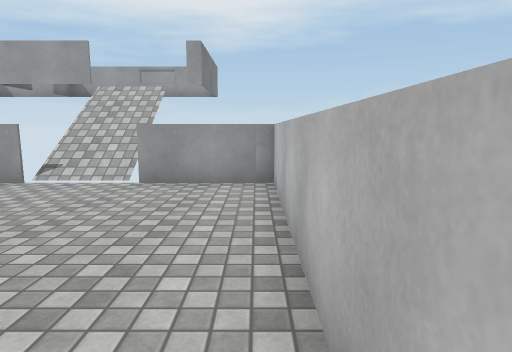
view 1 (above)

14 first-person views from a walk through a scene from a Unity 3-D project. The camera is 1.3 m above the floor, tilts 8° down and sees 75° across. The floor is counted in squares, 0.95 m on a side. Each view is taken from the middle of a square. On the plan, view 1 faces up. The plan holds only what a view shows up to about 15 squares ahead; the rest is blank. The player is left out. Surface patterns are stand-ins for the level's own textures.

view 2
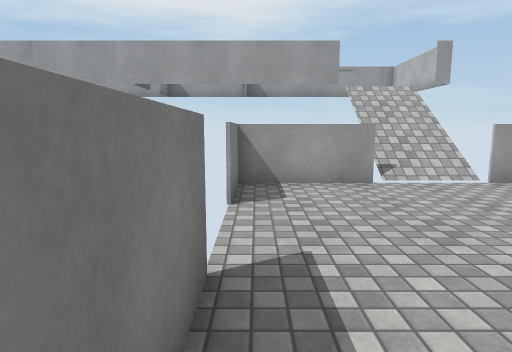

view 3
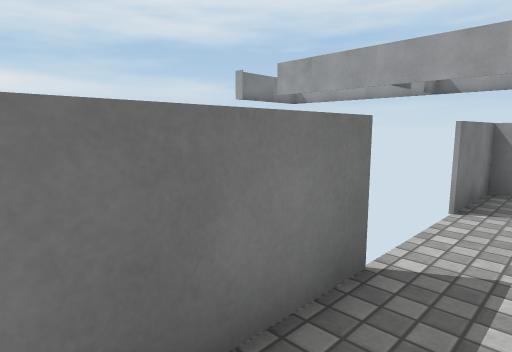

view 4
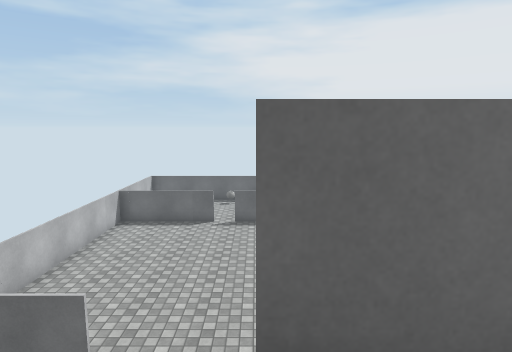

view 5
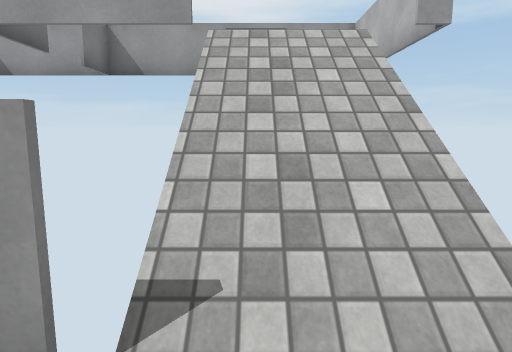

view 6
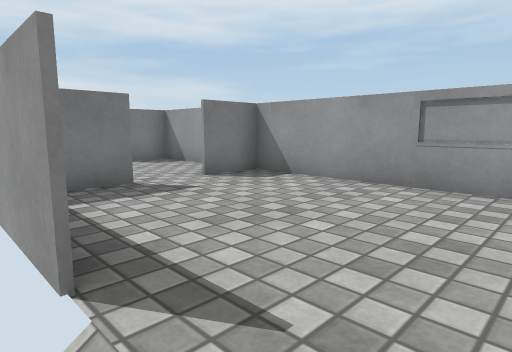

view 7
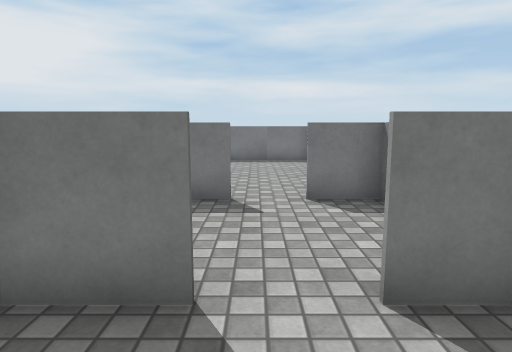

view 8
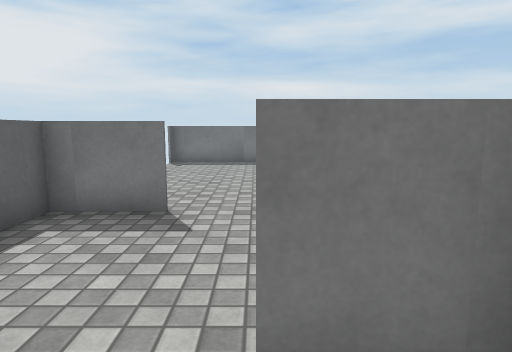

view 9
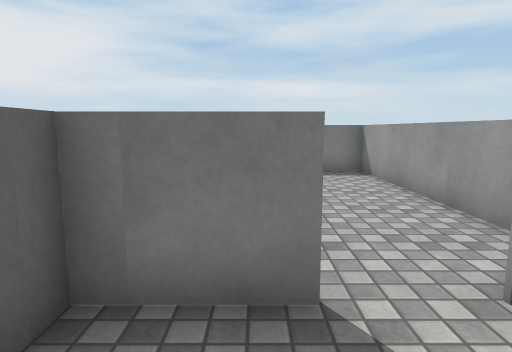

view 10
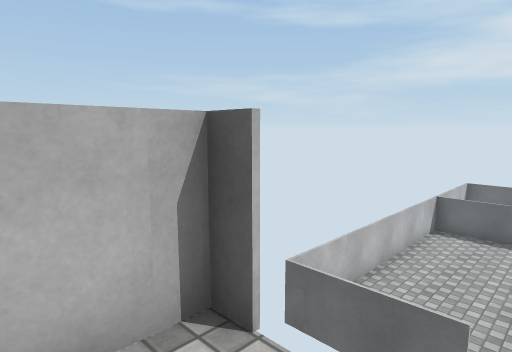

view 11
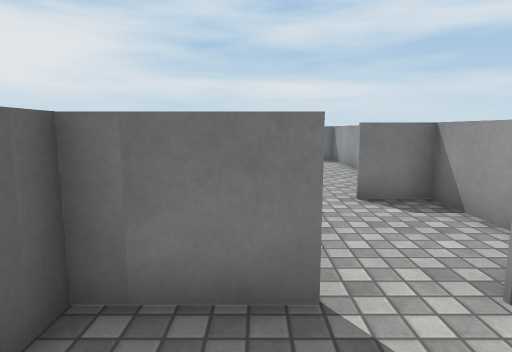

view 12
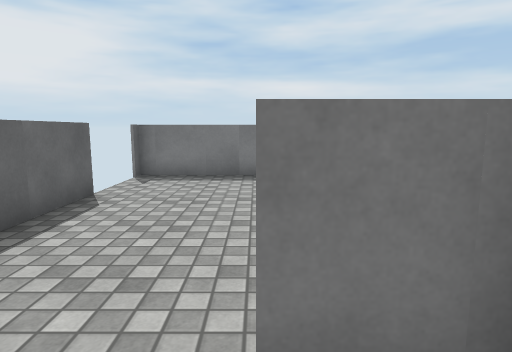

view 13
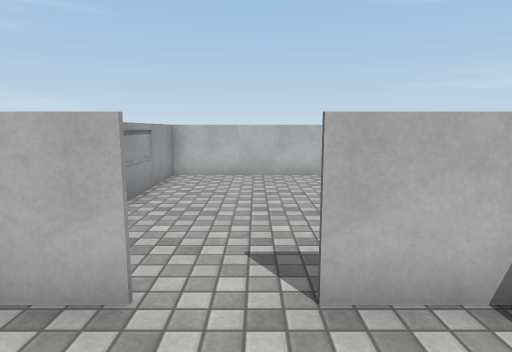

view 14
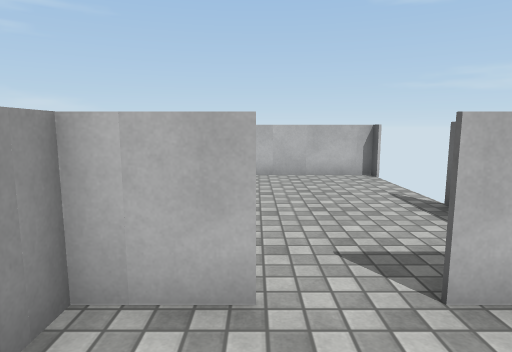

### Floor plan
Key: @ floor where view 1 was taken; # wall or solid block; . main floor; : floor 2.75 m higher than the main floor; / step, stairs or slope.
Columns run from 22 left of view 1 to 1 right of it. Each row starts with its distance up from view 1.
 18 #####################
 17 #::::::::#:::#::::::#
 16 #::::::::#:::#::::::#
 15 #:::::::::::::::::::#
 14 #::::::::#:::#::::::#
 13 #::::::::#:::#::::::#
 12 #   #############// #
 11                  //
 10                  //
  9             #####//#####
  8             #..........#
  7             #..........#
  6              ..........#
  5              ..........#
  4              ..........#
  3              ..........#
  2             #..........#
  1             #.  .......#
  0             #.. ......@#
 -1                     ####

Where each view was taken, in squares from view 1:
view 1: 0 up, 0 right, facing up
view 2: 0 up, 9 left, facing up
view 3: 0 up, 8 left, facing up-left
view 4: 14 up, 6 left, facing down
view 5: 7 up, 5 left, facing up
view 6: 12 up, 4 left, facing up-left
view 7: 15 up, 7 left, facing left
view 8: 16 up, 8 left, facing left
view 9: 14 up, 11 left, facing left
view 10: 14 up, 4 left, facing down-right
view 11: 14 up, 7 left, facing left
view 12: 16 up, 12 left, facing left
view 13: 15 up, 12 left, facing right
view 14: 16 up, 12 left, facing right
